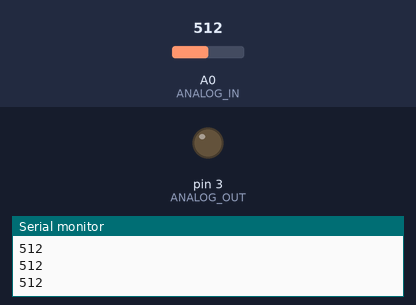
This sketch was run on a simulated Arduino Uno, built with avr-gcc and run on an emulated ATmega328P. Parts: output pins drawn as LEDs (lit = HIGH), the last lines printed to the serial monitor. The test bench sets the inputs (shaded band); at power-on: A0 (ANALOG_IN) = 512.

Above: at 1.2 s.
1.3 s: A0 (ANALOG_IN) set to 716
At 1.8 s:
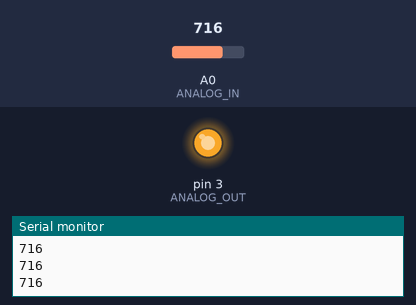
2.8 s: A0 (ANALOG_IN) set to 656
At 3.1 s:
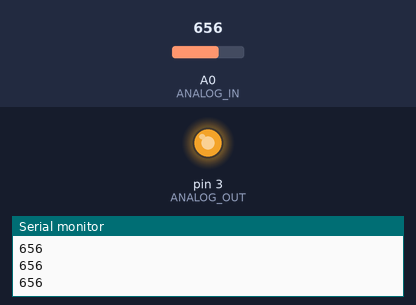
4.3 s: A0 (ANALOG_IN) set to 624
At 5.4 s:
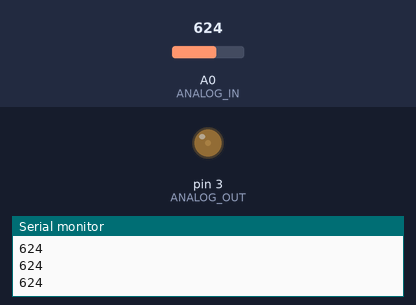
Timing chart, 0 to 7.3 s (numbered marks = the images above; inputs shaded):
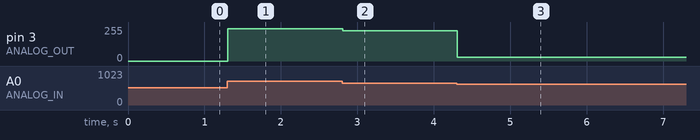

Measured:
- the behaviour switches between 643 and 642 on A0 (ANALOG_IN) (found by bisection; images 2 and 3)
- after the input at 1.3 s, pin 3 (ANALOG_OUT): 0/255 → 243/255 at once
- after the input at 2.8 s, pin 3 (ANALOG_OUT): 243/255 → 228/255 at once
- after the input at 4.3 s, pin 3 (ANALOG_OUT): 228/255 → 27/255 at once

The sketch:

resistive_sensors.ino
```cpp
int ANALOG_IN = 0; // A0
int ANALOG_OUT = 3; // D3

int MAX_READ = 1023;
int MAX_WRITE = 255;

void setup() {
	Serial.begin(9600);

  pinMode(ANALOG_IN, INPUT);
  pinMode(ANALOG_OUT, OUTPUT);
}

void loop() {
	int input_read = analogRead(ANALOG_IN);
  int output_write = (int)(input_read * MAX_WRITE / MAX_READ);
  Serial.println(String(input_read));

  analogWrite(ANALOG_OUT, output_write);
}
```
